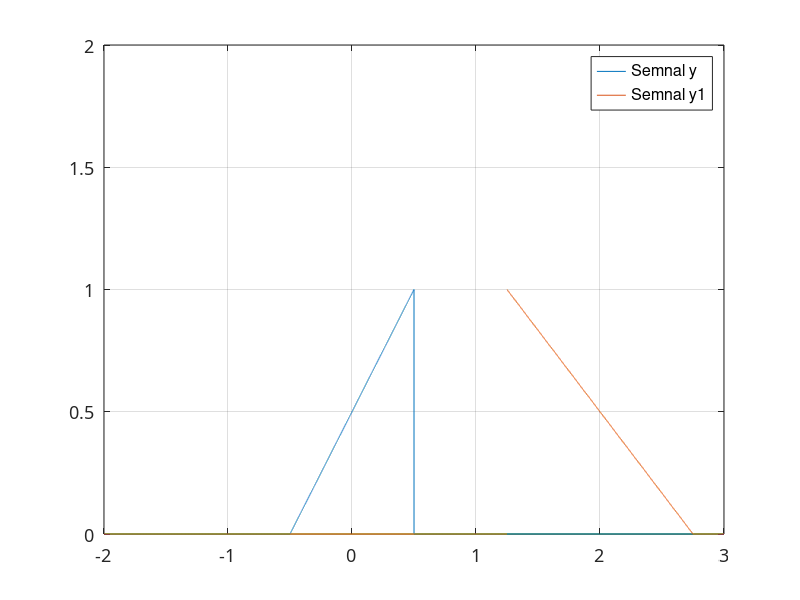

Write the MATLAB code that produced this figure. (Note: this script raises an error after producing the figure.)
t = -2:.0001:3;
w = 1;
skew = 1;
skew1 = -1;

y = tripuls(t, w, skew);

w1 = 1.5;
k = 2;

y1 = tripuls(t-k, w1, skew1);

plot(t, y, t, y1)


grid, set (gca,'FontName', 'ArialCyr','FontSize',13)

legend("Semnal y", "Semnal y1", "AutoUpdate", "off")

xlim([-2, 3])
ylim([0, 2])

xline(0, "black")
yline(0, "black")

title('Semnal periodic in forma triunghiulara (tripuls)') 
xlabel('t,sec'), ylabel('X(t)'), grid